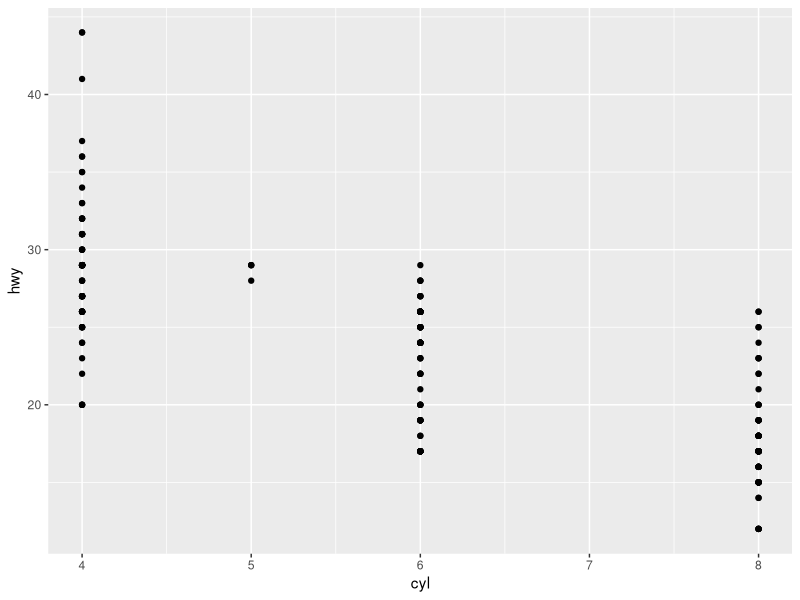
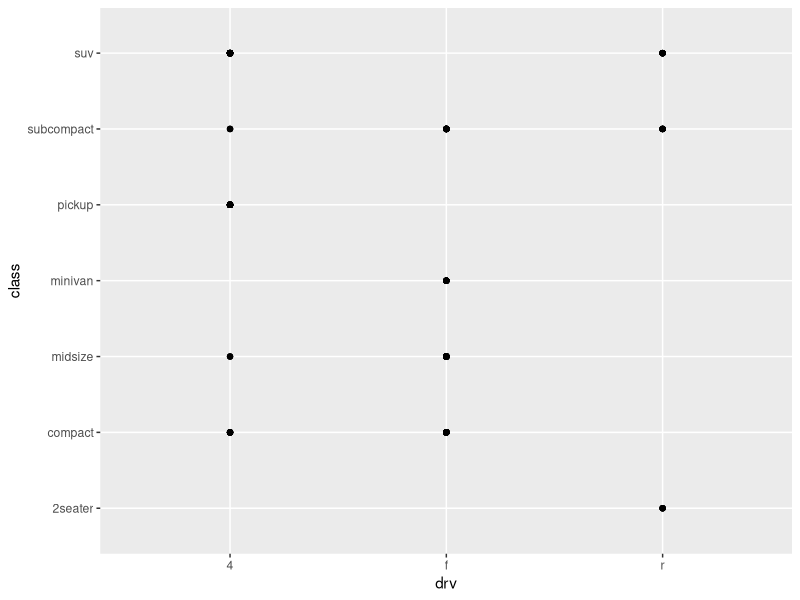
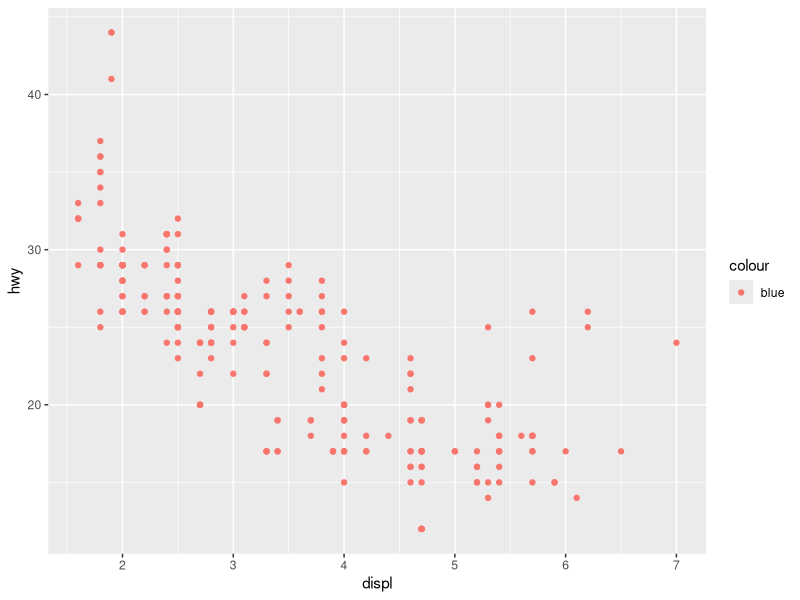
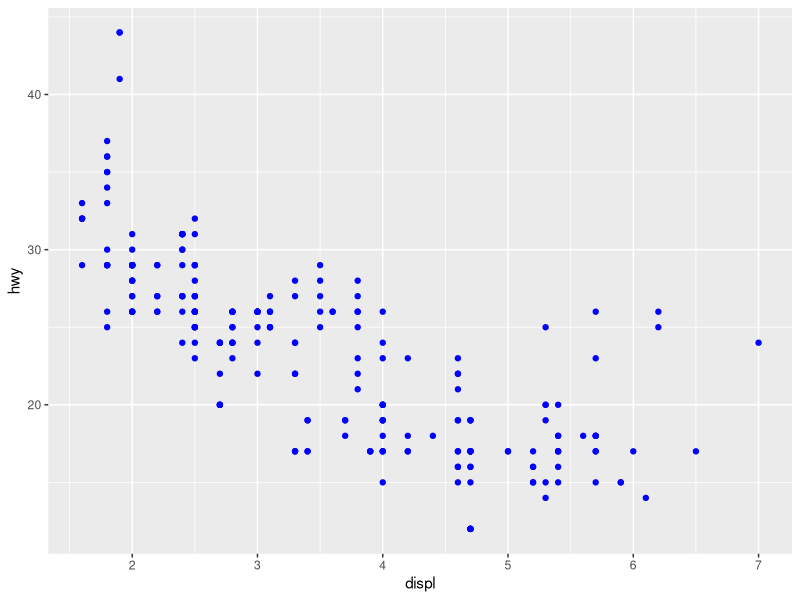
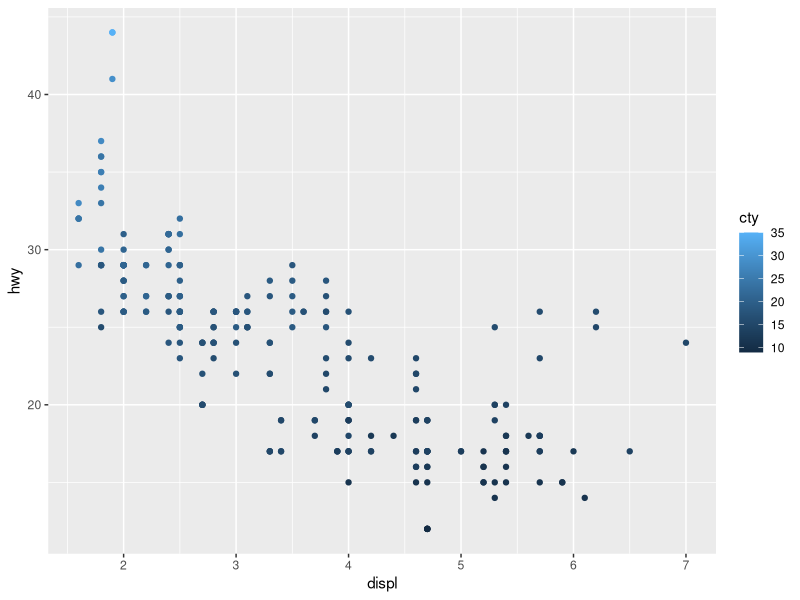
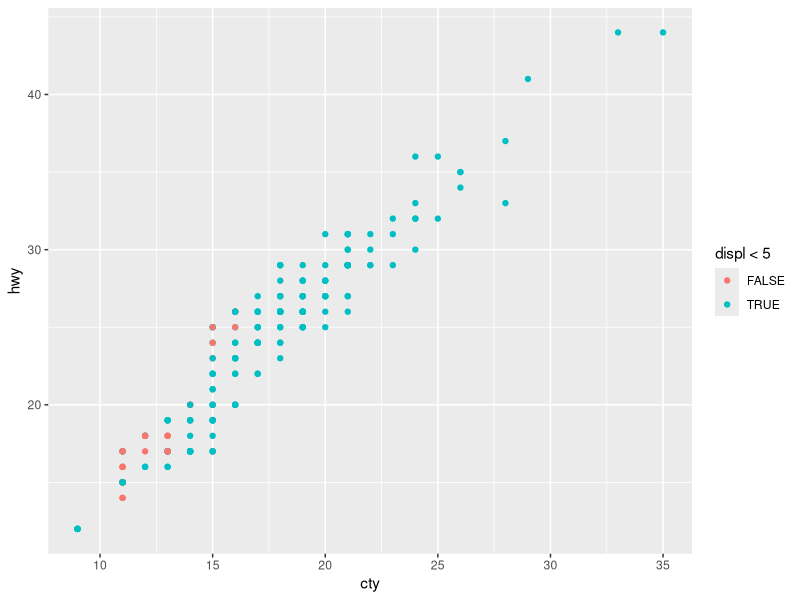
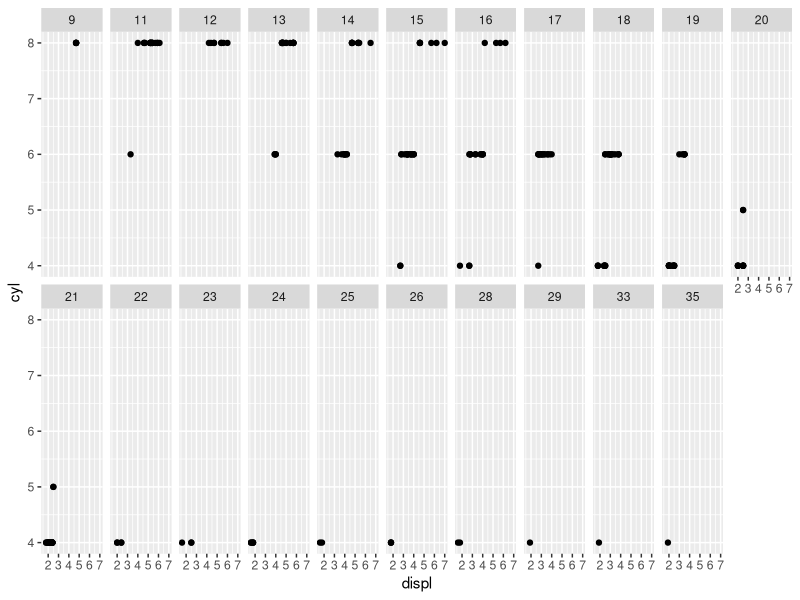
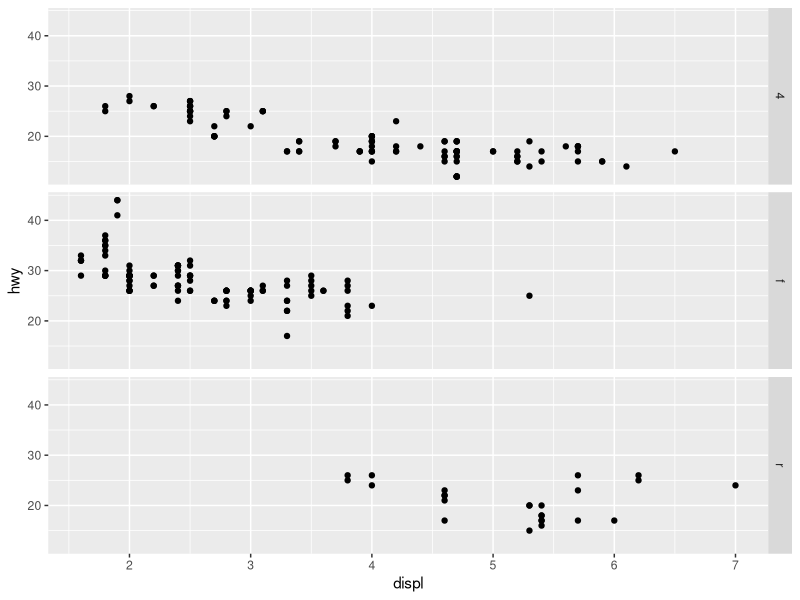

Generate these figures, in order, with R:
## ---- chunk 1
knitr::opts_chunk$set(echo = TRUE)
library(tidyverse)
## ---- chunk 2
ggplot(data = mpg) + 
  geom_point(mapping = aes(x = cyl, y = hwy))
## ---- chunk 3
ggplot(data = mpg) + 
  geom_point(mapping = aes(x = drv, y = class))
## ---- chunk 4
ggplot(data = mpg) + 
  geom_point(mapping = aes(x = displ, y = hwy, color = "blue"))
## ---- chunk 5
ggplot(data = mpg) + 
  geom_point(mapping = aes(x = displ, y = hwy), color = "blue")
## ---- chunk 6
?mpg
#View(mpg)
## ---- chunk 7

ggplot(data = mpg) + 
  geom_point(mapping = aes(x = displ, y = hwy, color = cty))

## ---- chunk 8

ggplot(data = mpg) + 
  geom_point(mapping = aes(x = cty, y = hwy, color = displ < 5))

## ---- chunk 9
ggplot(data = mpg) + 
  geom_point(mapping = aes(x = displ, y = cyl)) +
  facet_wrap(~ cty, nrow = 2)
## ---- chunk 10
ggplot(data = mpg) + 
  geom_point(mapping = aes(x = displ, y = hwy)) +
  facet_grid(drv ~ .)

ggplot(data = mpg) + 
  geom_point(mapping = aes(x = displ, y = hwy)) +
  facet_grid(. ~ cyl)
## ---- chunk 11
ggplot(data = mpg, mapping = aes(x = displ, y = hwy, color = drv)) + 
  geom_point() + 
  geom_smooth(se = FALSE)
## ---- chunk 12
ggplot(data = mpg, mapping = aes(x = displ, y = hwy)) + 
  geom_point(mapping = aes(color = class)) + 
  geom_smooth()
## ---- chunk 13
ggplot(data = diamonds) + 
  stat_summary(mapping = aes(x = cut, y = depth))
## ---- chunk 14
ggplot(data = diamonds) + 
  geom_bar(mapping = aes(x = cut, y = ..prop..))

ggplot(data = diamonds) + 
  geom_bar(mapping = aes(x = cut, fill = color, y = ..prop..))
## ---- chunk 15
ggplot(data = diamonds) + 
  geom_bar(mapping = aes(x = cut, y = ..prop.., group = 1))

ggplot(data = diamonds) + 
  geom_bar(mapping = aes(x = cut, y = ..prop.., group = 1, fill = color))
## ---- chunk 16
ggplot(data = mpg, mapping = aes(x = cty, y = hwy)) + 
  geom_point()
## ---- chunk 17
ggplot(data = mpg, mapping = aes(x = cty, y = hwy)) + 
  geom_jitter()
## ---- chunk 18
ggplot(data = mpg, mapping = aes(x = year, y = hwy, group = class)) + 
  geom_boxplot()
